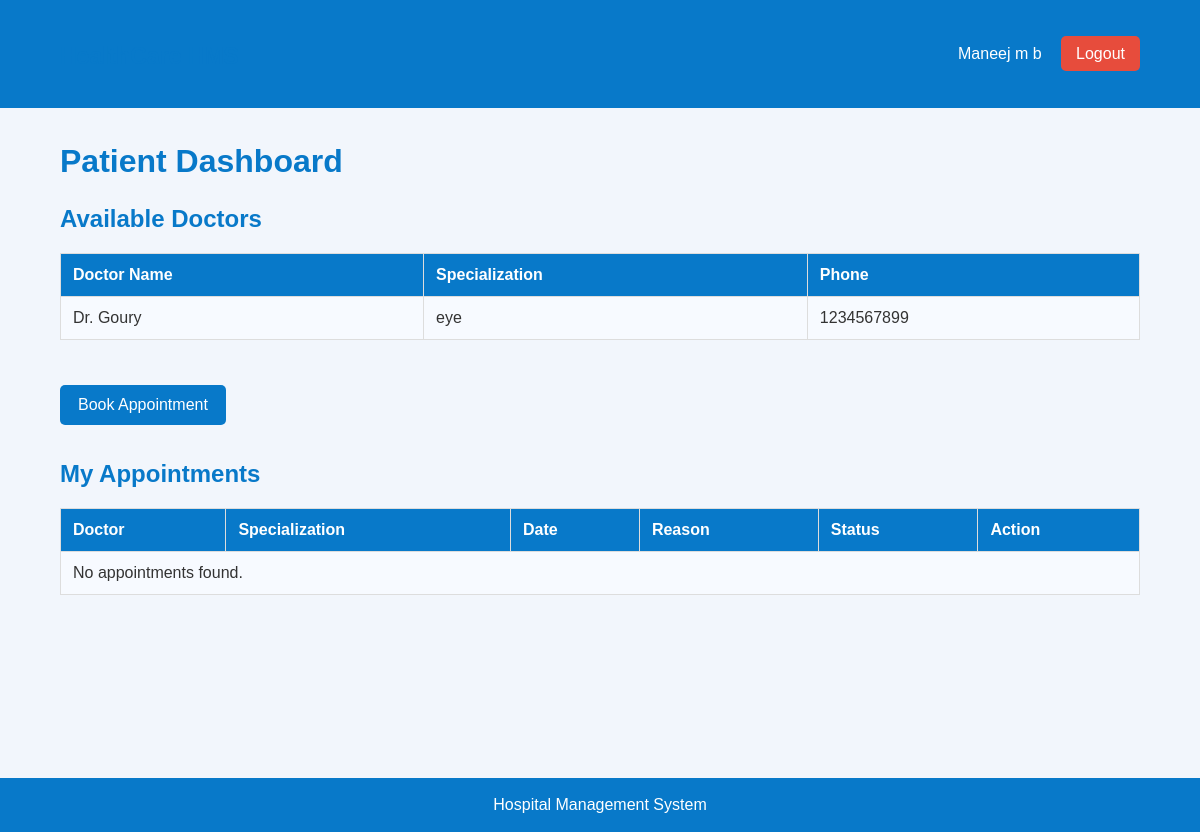
The app's page /patient-dashboard/ (signed in) with its own data.
### hp_managment/models.py (models this page shows, shortened)
class Doctor(models.Model):
    user = models.OneToOneField(
        User, on_delete=models.CASCADE
    )
    specialization = models.CharField(max_length=100)
    phone = models.CharField(max_length=15)

### hp_managment/views.py (the view)
@login_required
@user_passes_test(is_patient)
def patient_dashboard(request):
    patient = get_object_or_404(
        Patient,
        user=request.user
    )
    doctors = Doctor.objects.select_related('user').all()
    appointments = Appointment.objects.filter(
        patient=patient
    ).select_related(
        'doctor__user'
    ).order_by('-created_at')
    return render(
        request,
        'patient_dashboard.html',
        {
            'doctors': doctors,
            'appointments': appointments
        }
    )

### hp_managment/views.py (called while the page is built)
def is_patient(user):
    return user.is_authenticated and hasattr(user, 'patient')

### hp_managment/templates/patient_dashboard.html
{% extends 'base.html' %}
{% block content %}
<h1>Patient Dashboard</h1>
<h2>Available Doctors</h2>
<table>
    <tr>
        <th>Doctor Name</th>
        <th>Specialization</th>
        <th>Phone</th>
    </tr>
    {% for doctor in doctors %}
    <tr>
        <td>{{ doctor.user.username }}</td>
        <td>{{ doctor.specialization }}</td>
        <td>{{ doctor.phone }}</td>
    </tr>
    {% empty %}
    <tr><td colspan="3">No doctors available.</td></tr>
    {% endfor %}
</table>
<a href="{% url 'book_appointment' %}" class="btn">
    Book Appointment
</a>
<h2>My Appointments</h2>
<table>
    <tr>
        <th>Doctor</th>
        <th>Specialization</th>
        <th>Date</th>
        <th>Reason</th>
        <th>Status</th>
        <th>Action</th>
    </tr>
    {% for a in appointments %}
    <tr>
        <td>{{ a.doctor.user.username }}</td>
        <td>{{ a.doctor.specialization }}</td>
        <td>{{ a.appointment_date }}</td>
        <td>{{ a.reason }}</td>
        <td>{{ a.status }}</td>
        <td>
            {% if a.status == 'Pending' %}
            <form method="POST"
                  action="{% url 'cancel_appointment' a.id %}">
                {% csrf_token %}
                <button type="submit" class="danger">
                    Cancel
                </button>
            </form>
            {% endif %}
        </td>
    </tr>
    {% empty %}
    <tr><td colspan="6">No appointments found.</td></tr>
    {% endfor %}
</table>
{% endblock %}

### hp_managment/templates/base.html (shortened to what this page needs)
{% load static %}
<!DOCTYPE html>
<html lang="en">
<head>
    <link rel="stylesheet" href="{% static 'css/style.css' %}">
</head>
<body>
<nav class="navbar">
    <h2>HealthCare HMS</h2>
    {% if user.is_authenticated %}
    <div>
        <span>{{ user.username }}</span>
        <a href="{% url 'logout' %}" class="logout">Logout</a>
    </div>
    {% endif %}
</nav>
<div class="container">
    {% block content %}
    {% endblock %}
</div>
<footer>
    Hospital Management System
</footer>
</body>
</html>

### hp_managment/static/css/style.css (style rules this page uses)
* { margin: 0; padding: 0; box-sizing: border-box; }
body { font-family: Arial, sans-serif; background: #f2f6fc; color: #333; }
.navbar { background: #0879c9; color: white; padding: 18px 5%; display: flex; justify-content: space-between; align-items: center; }
.navbar h2 { font-size: 23px; }
.navbar a { color: white; text-decoration: none; }
.logout { background: #e74c3c; padding: 9px 15px; border-radius: 5px; margin-left: 15px; }
.container { width: 90%; max-width: 1200px; margin: 35px auto; min-height: 75vh; }
h1, h2 { margin-bottom: 20px; color: #0879c9; }
h2 { margin-top: 25px; }
button, .btn { background: #0879c9; color: white; border: none; padding: 11px 18px; border-radius: 5px; cursor: pointer; text-decoration: none; display: inline-block; margin: 10px 0; }
table { width: 100%; border-collapse: collapse; background: white; margin: 20px 0 35px; overflow-wrap: anywhere; }
th, td { padding: 12px; border: 1px solid #ddd; text-align: left; }
th { background: #0879c9; color: white; }
tr:nth-child(even) { background: #f7faff; }
footer { background: #0879c9; color: white; text-align: center; padding: 18px; }

### records on screen
Doctor: user.username "Dr. Goury", specialization "eye", phone "1234567899"

### other values on screen
{{ user.username }} "Maneej m b"
